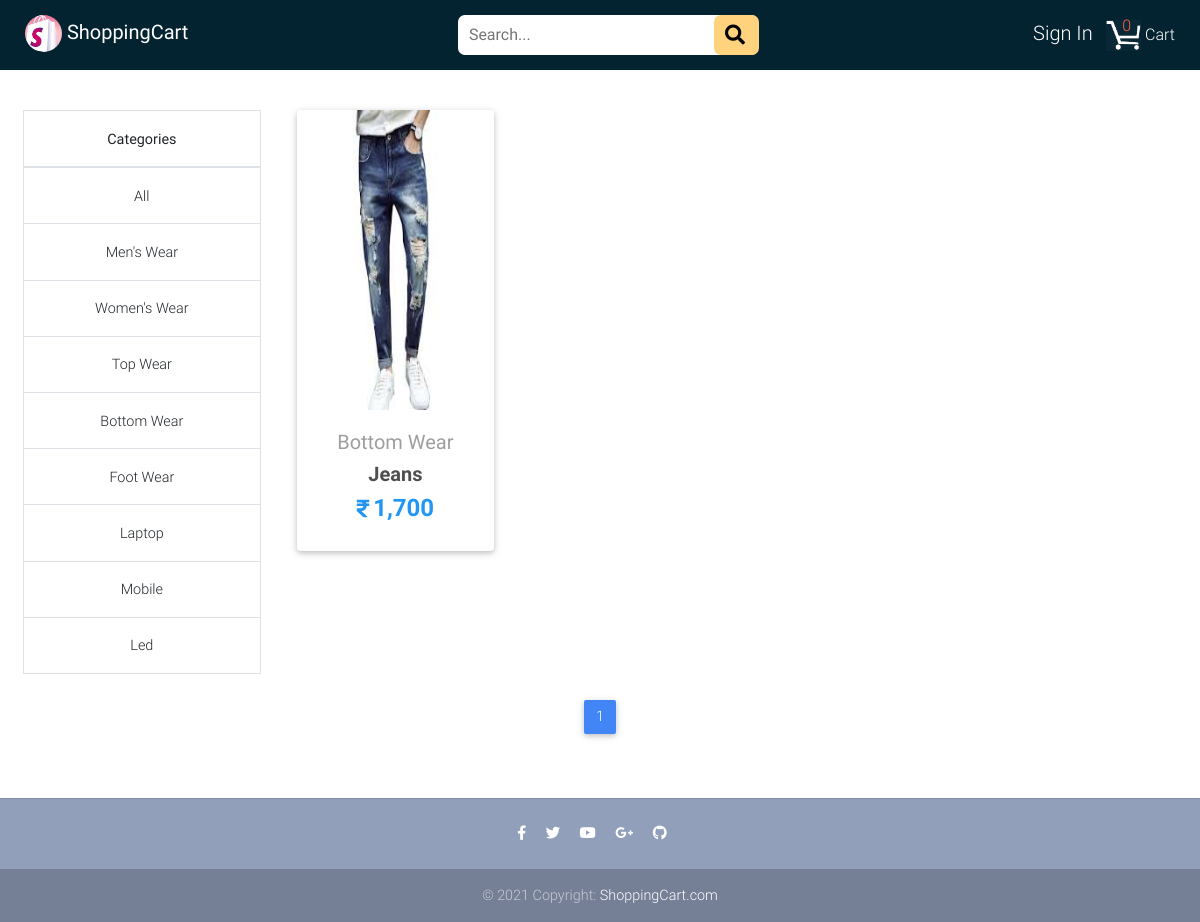
Screenshot of /category/6/products with the database file from the repository.
### myshop/models.py (models this page shows, shortened)
class Category(models.Model):
    category = models.CharField(max_length=15)
    def __str__(self):
        return self.category

class Product(models.Model):
    title = models.CharField(max_length=100)
    price = models.IntegerField()
    discounted_price = models.IntegerField(blank=True, null=True)
    description = models.TextField()
    tag = models.CharField(choices=LABEL_CHOICES,
                           max_length=15, blank=True, null=True)
    label = models.CharField(choices=LABEL_COLOR_CHOICES,
                             max_length=1, blank=True, null=True)
    brand = models.CharField(max_length=50)
    size = MultiSelectField(choices=SIZE_CHOICES, blank=True, null=True)
    category = models.ForeignKey(Category, on_delete=models.CASCADE)
    image = models.ImageField(upload_to='images')

### myshop/views.py (the view)
# urls.py: path('category/<int:id>/products', views.Categories, name='category'),
def Categories(request, id):
    categories = Category.objects.all()
    category = Category.objects.get(id=id)
    products = Paginator(Product.objects.filter(
        category=category).order_by('-id'), 2)
    page = request.GET.get('page')
    try:
        product = products.page(page)
    except PageNotAnInteger:
        product = products.page(1)
    except EmptyPage:
        product = products.page(products.num_pages)
    cart_quantity = 0
    user = request.user
    if user.is_authenticated:
        cart_item = Cart.objects.filter(user=user)
        for i in cart_item:
            cart_quantity += i.quantity
    context = {
        'product': product,
        'categories': categories,
        'cart_quantity': cart_quantity,
    }
    return render(request, 'categories.html', context)

### myshop/templates/categories.html (shortened to what this page needs)
{% extends "base.html" %}
{% load static %}
{% load humanize %}
{% block content %}
{% if product %}
<div class="row" id="tablesectionrow">
<aside class="text-center" id="categoriestable">
<table class="table table-bordered">
<thead>
<tr>
<th>Categories</th>
</tr>
</thead>
<tbody>
<tr>
    <td><a href="{% url 'all_category' %}">All</a></td>
</tr>
    {% for category in categories %}
  <tr>
    <td><a href="{% url 'category' category.id %}">{{ category }}</a></td>
  </tr>
    {% endfor %}
</tbody>
</table>
</aside>
      <section class="text-center mb-4" id="categoriessection">
        <div class="row wow fadeIn">
            {% for prod in product %}
          <div class="col-lg-3 col-md-6 mb-4">
            <div class="card">
              <div class="view overlay">
                <img src="{{ prod.image.url }}" class="card-img-top" height="300" alt="">
              </div>
              <div class="card-body text-center">
                <a href="{% url 'product_detail' prod.id %}" class="grey-text">
                  <h5>{{ prod.category }}</h5>
                </a>
                <h5>
                  <strong>
                    <a href="{% url 'product_detail' prod.id %}" class="dark-grey-text">{{ prod.title }}
                    </a>
                  </strong>
                </h5>
                <h4 class="font-weight-bold blue-text">
                {% if prod.discounted_price %}
                  <strong><i class="fa mr-1" style="font-size: 20px;">&#xf156;</i>{{ prod.discounted_price|intcomma }}</strong>
                {% else %}
                  <strong><i class="fa mr-1" style="font-size: 20px;">&#xf156;</i>{{ prod.price|intcomma }}</strong>
                {% endif %}
                </h4>
              </div>
            </div>
          </div>
            {% endfor %}
          </div>
        </div>
      <nav class="d-flex justify-content-center wow fadeIn">
        <ul class="pagination pg-blue">
          {% for pg in product.paginator.page_range %}
            {% if product.number == pg %}
            <li class="page-item active"><a class="page-link" href="?page={{pg}}" class="btn btn-default">{{pg}}</a>
            </li>
            {% else %}
            <li class="page-item"><a class="page-link" href="?page={{pg}}" class="btn">{{pg}}</a></li>
            {% endif %}
          {% endfor %}
        </ul>
      </nav>
{% else %}
<div class="text-center" style="margin-top: 150px; margin-bottom: 256px;">
    <h1>Sorry, Cann't load this page !!</h1><br>
    <h2>"products not found"</h2>
</div>
{% endif %}
{% endblock %}

### rows the page displays
Category: category "Men's Wear"
Category: category "Women's Wear"
Category: category "Top Wear"
Category: category "Bottom Wear"
Category: category "Foot Wear"
Category: category "Laptop"
Category: category "Mobile"
Category: category "Led"
Product: image (picture), category "Bottom Wear", title "Jeans", price "1,700"

### other values shown
{{ pg }} "1"
